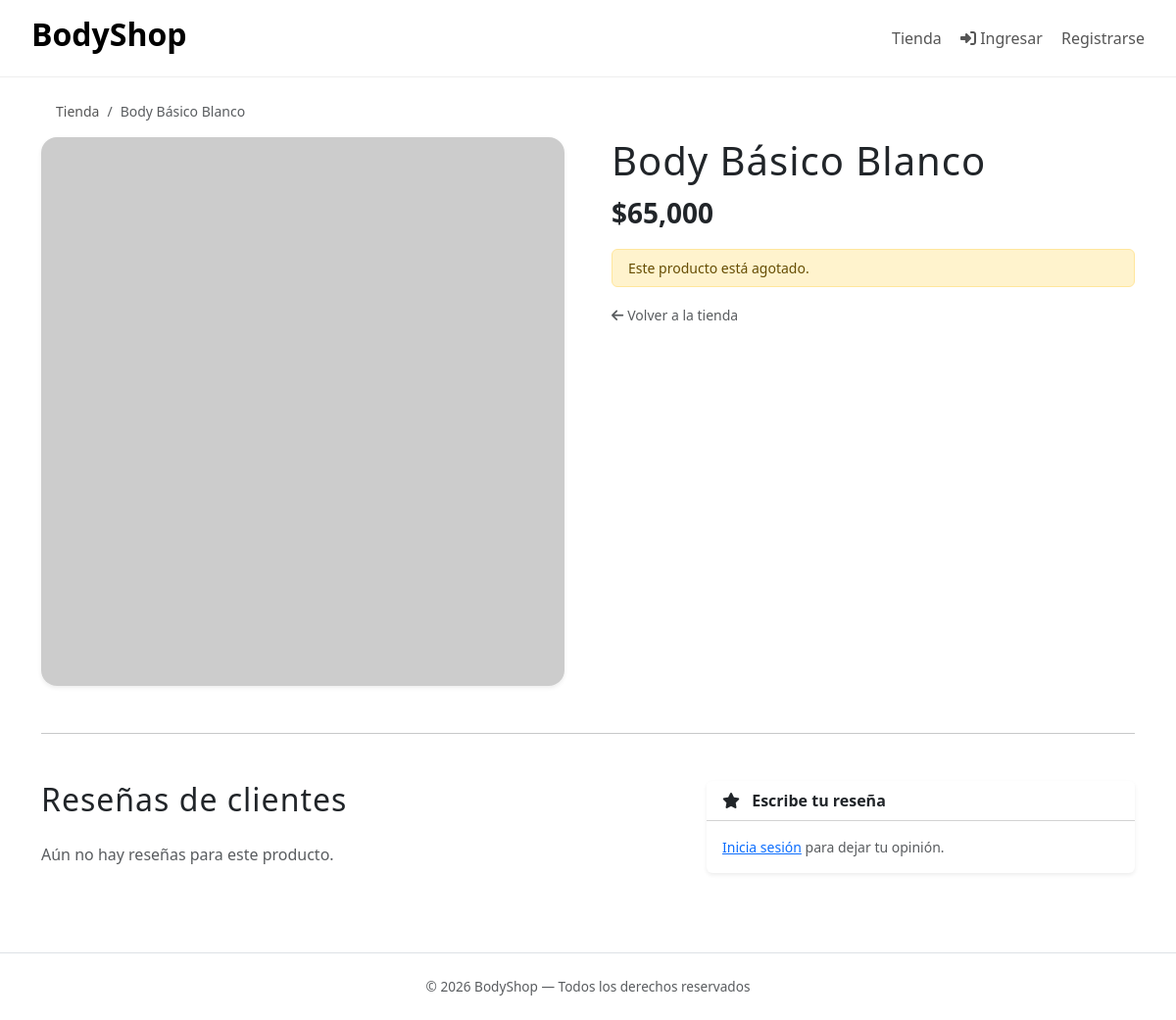
The app's page /?c=Producto&m=ver&id=3, older data.
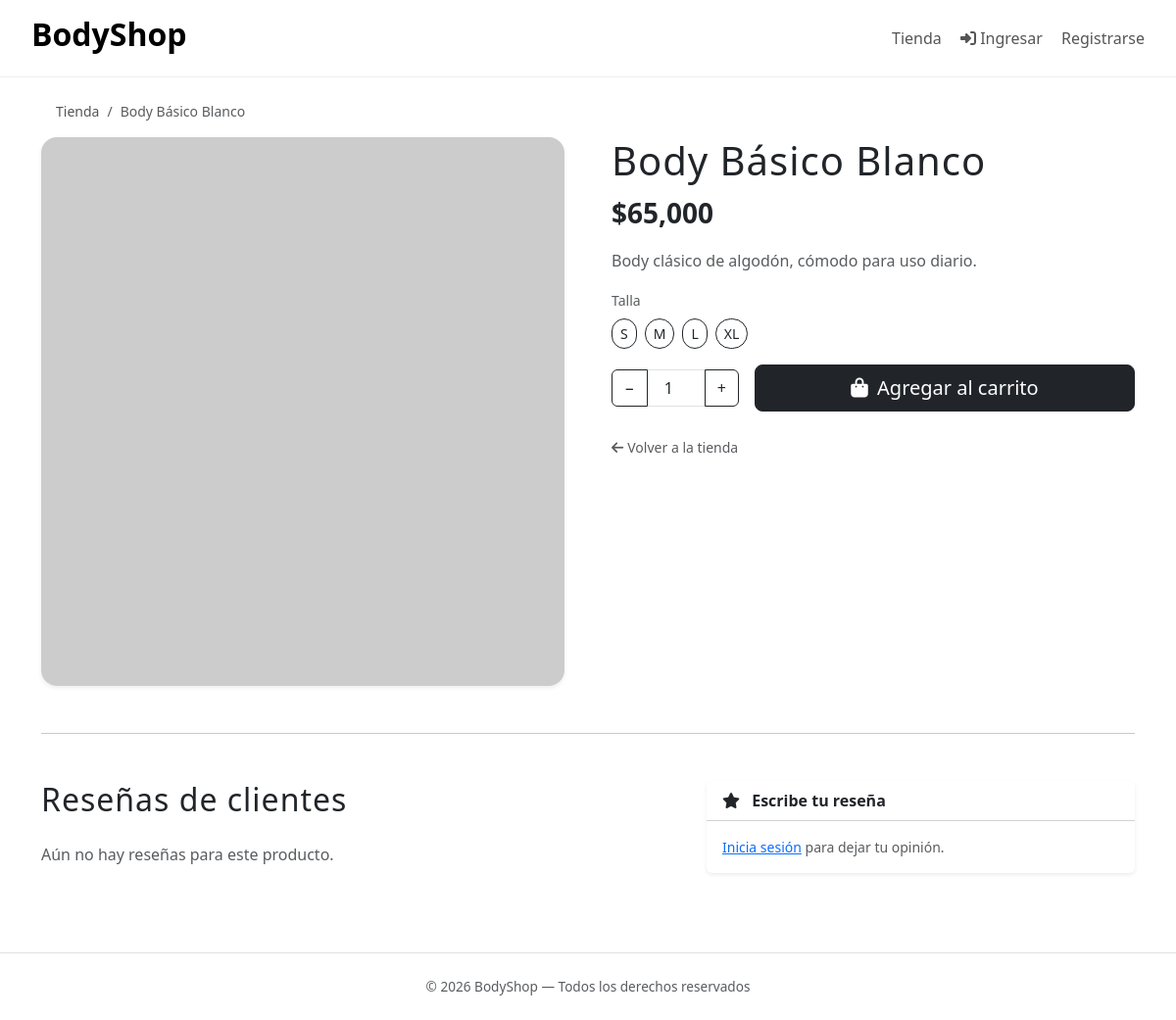
The same page, newer data.
### tables this page shows
CREATE TABLE `productos` (
  `id` int(11) NOT NULL AUTO_INCREMENT,
  `nombre` varchar(150) DEFAULT NULL,
  `descripcion` text DEFAULT NULL,
  `precio` decimal(10,2) DEFAULT NULL,
  `imagen` varchar(255) DEFAULT NULL,
  `categoria_id` int(11) DEFAULT NULL,
  `activo` tinyint(1) DEFAULT 1,
  `created_at` timestamp NULL DEFAULT CURRENT_TIMESTAMP,
  PRIMARY KEY (`id`),
  KEY `fk_productos_categoria` (`categoria_id`),
  CONSTRAINT `fk_productos_categoria` FOREIGN KEY (`categoria_id`) REFERENCES `categorias` (`id`) ON DELETE SET NULL
);

CREATE TABLE `producto_tallas` (
  `id` int(11) NOT NULL AUTO_INCREMENT,
  `producto_id` int(11) NOT NULL,
  `talla` varchar(10) NOT NULL,
  `stock` int(11) NOT NULL DEFAULT 0,
  PRIMARY KEY (`id`),
  UNIQUE KEY `uq_producto_talla` (`producto_id`,`talla`),
  CONSTRAINT `fk_pt_producto` FOREIGN KEY (`producto_id`) REFERENCES `productos` (`id`) ON DELETE CASCADE
);

### controllers/ProductoController.php (called while the page is built, shortened)
<?php
require_once BASE_PATH . '/core/Auth.php';
class ProductoController
{
    private $repo;
    public function __construct()
    {
        $this->repo = new ProductoRepository();
    }
    public function ver()
    {
        $producto = $this->repo->find((int)($_GET['id'] ?? 0));
        $producto['tallas'] = $this->repo->tallas((int)$producto['id']);
        $repoResenas = new ResenaRepository();
        $resenas = $repoResenas->porProducto((int)$producto['id']);
        require BASE_PATH . '/views/productos/ver.php';
    }
}

### core/Router.php (called while the page is built, shortened)
<?php
class Router
{
    public function run()
    {
        $method     = $_GET['m'] ?? 'index';
        $instance = new $controllerClass();
        call_user_func([$instance, $method]);
    }
}

### index.php (called while the page is built, shortened)
<?php
require_once BASE_PATH . '/core/Autoload.php';
$router = new Router();
$router->run();

### core/Auth.php (called while the page is built, shortened)
<?php
class Auth
{
    public static function check(): bool
    {
        return !empty($_SESSION['user_id']);
    }
}

### core/Autoload.php (called while the page is built, shortened)
<?php
spl_autoload_register(function ($class) {
    $dirs = [
        BASE_PATH . '/controllers/',
        BASE_PATH . '/models/',
        BASE_PATH . '/repositories/',
        BASE_PATH . '/core/',
        BASE_PATH . '/config/',
    ];
    foreach ($dirs as $dir) {
        $file = $dir . $class . '.php';
        if (file_exists($file)) {
            return;
        }
    }
});

### config/Database.php (called while the page is built)
<?php
class Database
{
    private static ?PDO $db = null;
    public static function getConexion(): PDO
    {
        if (self::$db === null) {
            $host = getenv('DB_HOST') ?: 'db';
            $dbname = getenv('DB_NAME') ?: 'bodyshop';
            $user = getenv('DB_USER') ?: 'root';
            $pass = getenv('DB_PASS') ?: 'root';
            self::$db = new PDO(
                "mysql:host=$host;dbname=$dbname;charset=utf8mb4",
                $user,
                $pass,
                [PDO::ATTR_ERRMODE => PDO::ERRMODE_EXCEPTION]
            );
        }
        return self::$db;
    }
}

### repositories/ProductoRepository.php (called while the page is built, shortened)
<?php
require_once __DIR__ . '/../config/Database.php';
class ProductoRepository
{
    private PDO $db;
    public function __construct()
    {
        $this->db = Database::getConexion();
    }
    public function find($id): ?array
    {
        $stmt = $this->db->prepare("SELECT * FROM productos WHERE id = ?");
        $stmt->execute([$id]);
        $fila = $stmt->fetch(PDO::FETCH_ASSOC);
        return $fila ?: null;
    }
    public function tallas(int $productoId): array
    {
        $stmt = $this->db->prepare(
            "SELECT id, talla, stock FROM producto_tallas WHERE producto_id = ? ORDER BY FIELD(talla, 'XS','S','M','L','XL','XXL'), talla"
        );
        $stmt->execute([$productoId]);
        return $stmt->fetchAll(PDO::FETCH_ASSOC);
    }
}

### views/productos/ver.php (the view, shortened to what this page needs)
<?php require BASE_PATH . '/views/layouts/header.php'; ?>
<div class="container py-4">
    <nav aria-label="breadcrumb" class="small">
        <ol class="breadcrumb">
            <li class="breadcrumb-item"><a href="/?c=Producto&m=index" class="text-decoration-none">Tienda</a></li>
            <li class="breadcrumb-item active" aria-current="page"><?= htmlspecialchars($producto['nombre']) ?></li>
        </ol>
    </nav>
    <div class="row g-5">
        <div class="col-md-6">
            <img src="<?= htmlspecialchars($producto['imagen']) ?>"
                 alt="<?= htmlspecialchars($producto['nombre']) ?>"
                 class="w-100 rounded-4 shadow-sm"
                 style="object-fit:cover;max-height:560px;"
                 onerror="this.src='https://via.placeholder.com/600x750?text=Body'">
        </div>
        <div class="col-md-6">
            <h1 class="fw-light mb-2" style="letter-spacing:1px;"><?= htmlspecialchars($producto['nombre']) ?></h1>
            <p class="fs-3 fw-bold mb-3">$<?= number_format($producto['precio']) ?></p>
            <p class="text-muted"><?= nl2br(htmlspecialchars($producto['descripcion'] ?? '')) ?></p>
            <?php $disponibles = array_filter($producto['tallas'] ?? [], fn($t) => (int)$t['stock'] > 0); ?>
            <?php if (empty($disponibles)): ?>
                <div class="alert alert-warning py-2 small">Este producto está agotado.</div>
            <?php else: ?>
                <div class="mb-3">
                    <label class="form-label small text-muted">Talla</label>
                    <div class="d-flex flex-wrap gap-2">
                        <?php foreach ($producto['tallas'] as $t): ?>
                            <?php if ((int)$t['stock'] > 0): ?>
                                <button type="button" class="btn btn-sm btn-outline-dark rounded-pill talla-radio" data-talla="<?= htmlspecialchars($t['talla']) ?>">
                                    <?= htmlspecialchars($t['talla']) ?>
                                </button>
                            <?php else: ?>
                                <button type="button" class="btn btn-sm btn-outline-secondary rounded-pill" disabled title="Agotada">
                                    <?= htmlspecialchars($t['talla']) ?> <i class="fas fa-times"></i>
                                </button>
                            <?php endif; ?>
                        <?php endforeach; ?>
                    </div>
                </div>
                <div class="d-flex align-items-center gap-3 mb-4">
                    <div class="input-group" style="width:130px;">
                        <button class="btn btn-outline-dark" type="button" onclick="cambiarCantidad(-1)">−</button>
                        <input type="number" id="detalle-cantidad" class="form-control text-center" value="1" min="1" max="10" readonly>
                        <button class="btn btn-outline-dark" type="button" onclick="cambiarCantidad(1)">+</button>
                    </div>
                    <button class="btn btn-dark btn-lg flex-fill" id="btn-agregar-detalle">
                        <i class="fas fa-shopping-bag me-1"></i> Agregar al carrito
                    </button>
                </div>
            <?php endif; ?>
            <a href="/?c=Producto&m=index" class="text-decoration-none small text-muted"><i class="fas fa-arrow-left me-1"></i>Volver a la tienda</a>
        </div>
    </div>
    <hr class="my-5">
    <div class="row g-5">
        <div class="col-lg-7">
            <h2 class="fw-light mb-4" style="letter-spacing:1px;">Reseñas de clientes</h2>
            <?php if (empty($resenas)): ?>
                <p class="text-muted">Aún no hay reseñas para este producto.</p>
            <?php endif; ?>
        </div>
        <div class="col-lg-5">
            <div class="card border-0 shadow-sm">
                <div class="card-header bg-white"><strong><i class="fas fa-star me-2"></i> Escribe tu reseña</strong></div>
                <div class="card-body">
                    <?php if (!Auth::check()): ?>
                        <p class="text-muted small mb-0">
                            <a href="/?c=Auth&m=login">Inicia sesión</a> para dejar tu opinión.
                        </p>
                    <?php elseif ($yaResenio): ?>
                        <p class="text-muted small mb-0"><i class="fas fa-check-circle text-success me-1"></i>Ya reseñaste este producto.</p>
                    <?php elseif (!$puedeReseniar): ?>
                        <p class="text-muted small mb-0">
                            <i class="fas fa-info-circle me-1"></i>Solo los clientes que compraron este producto pueden reseñarlo.
                        </p>
                    <?php endif; ?>
                </div>
            </div>
        </div>
    </div>
</div>
<?php require BASE_PATH . '/views/layouts/footer.php'; ?>

### views/layouts/header.php (shortened to what this page needs)
<?php
require_once BASE_PATH . '/core/Auth.php';
$logueado = Auth::check();
$rol = Auth::rol();
$nombre = Auth::nombre();
$count = array_sum($_SESSION['cart'] ?? []);
?>
<!DOCTYPE html>
<html lang="es">
<head>
    <link href="https://cdn.jsdelivr.net/npm/bootstrap@5.3.0/dist/css/bootstrap.min.css" rel="stylesheet">
    <link rel="stylesheet" href="https://cdnjs.cloudflare.com/ajax/libs/font-awesome/6.4.0/css/all.min.css">
    <link rel="stylesheet" href="/css/app.css?v=<?php echo time(); ?>">
</head>
<body>
<header>
    <h2><a href="/">BodyShop</a></h2>
    <nav>
        <a href="/?c=Producto&m=index">Tienda</a>
        <?php if ($logueado): ?>
            <?php if (in_array($rol, [Auth::ROL_VENDEDOR, Auth::ROL_ADMIN], true)): ?>
                <a href="/?c=AdminProducto&m=index">Productos</a>
                <a href="/?c=AdminPedido&m=index">Pedidos</a>
                <a href="/?c=AdminPedido&m=dashboard">Dashboard</a>
            <?php endif ?>
            <?php if ($rol === Auth::ROL_ADMIN): ?>
                <a href="/?c=AdminUsuario&m=index">Usuarios</a>
            <?php endif ?>
            <?php if ($rol === Auth::ROL_USUARIO): ?>
                <div class="cart-wrapper">
                    <a href="/?c=Carrito&m=index" class="cart-link">
                        🛒 <span id="cart-count"><?= $count ?></span>
                    </a>
                    <div id="mini-cart" class="mini-cart"></div>
                </div>
                <a href="/?c=Auth&m=perfil" class="nav-user"><i class="fas fa-user"></i> <?= Security::escape($nombre) ?></a>
            <?php else: ?>
                <span class="nav-user"><i class="fas fa-shield-alt"></i> <?= Security::escape($nombre) ?> (<?= Security::escape($rol) ?>)</span>
            <?php endif ?>
            <a href="/?c=Auth&m=logout" title="Cerrar sesión"><i class="fas fa-sign-out-alt"></i></a>
        <?php else: ?>
            <a href="/?c=Auth&m=login"><i class="fas fa-sign-in-alt"></i> Ingresar</a>
            <a href="/?c=Auth&m=register">Registrarse</a>
        <?php endif ?>
    </nav>
</header>

### views/layouts/footer.php (shortened to what this page needs)
    <footer class="text-center py-4 mt-5 text-muted border-top" style="font-size:0.85rem;">
        © <?= date('Y') ?> BodyShop &mdash; Todos los derechos reservados
    </footer>
</body>
</html>

### views/layouts/header.php (style rules this page uses)
header { background: #fff; padding: 1rem 2rem; border-bottom: 1px solid #eee; display: flex; justify-content: space-between; align-items: center; }
header h2 a { text-decoration: none; color: #000; font-weight: bold; }
nav a { margin-left: 15px; text-decoration: none; color: #555; }

Row changes from the older to the newer data that the page shows:
changed productos "Body Básico Blanco": descripcion (not shown) → "Body clásico de algodón, cómodo para uso diario."
added producto_tallas: talla "S"
added producto_tallas: talla "M"
added producto_tallas: talla "L"
added producto_tallas: talla "XL"
Text that changed along with them:
form field value: (not shown) → "1"
text no longer shown: "Este producto está agotado."
text now shown: "Talla − + Agregar al carrito"
